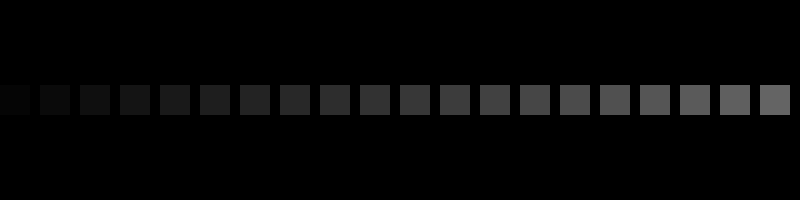
Frame 1 (no input)
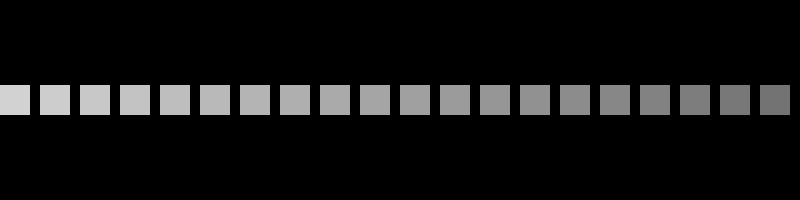
Frame 60 (the mouse pressed at the canvas centre just before this capture)
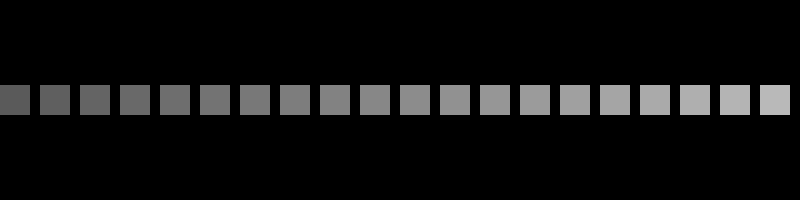
Frame 120 (the mouse held since frame 60 and released just before this capture)

The Processing sketch that drew these frames (run headless with seeded random() and noise(); from frame 60 on, the mouse is pressed at the canvas centre):

// Processing sketch: assignment_08_mission_03
// ── assignment_08_mission_03.pde
int[] numbers = new int[20];
int[] speed = new int[20];

void setup() {
  size(800,200);
  background(0);
  for (int j=0; j<20; j++)  {
    numbers[j] = j*5;
    speed[j] = 5;
  }  
}

void draw() {
  noStroke();
  for (int j = 0; j < 20; j++) {
    numbers[j] += speed[j];
    fill(numbers[j],numbers[j],numbers[j]);
    rect(j*40,85,30,30);
    if (numbers[j] == 255 || numbers[j] == 0) {
      speed[j] *= -1;
    }
  }
}
